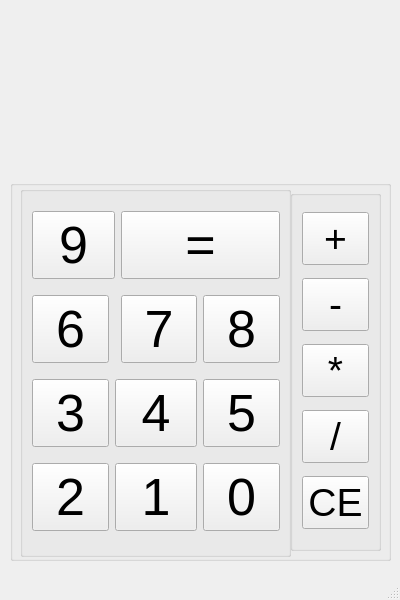
<?xml version="1.0" encoding="UTF-8"?>
<ui version="4.0">
 <class>MainWindow</class>
 <widget class="QMainWindow" name="MainWindow">
  <property name="geometry">
   <rect>
    <x>0</x>
    <y>0</y>
    <width>400</width>
    <height>600</height>
   </rect>
  </property>
  <property name="maximumSize">
   <size>
    <width>400</width>
    <height>600</height>
   </size>
  </property>
  <property name="windowTitle">
   <string>Calculator</string>
  </property>
  <widget class="QWidget" name="centralwidget">
   <widget class="QGroupBox" name="contol">
    <property name="geometry">
     <rect>
      <x>10</x>
      <y>180</y>
      <width>381</width>
      <height>381</height>
     </rect>
    </property>
    <property name="title">
     <string/>
    </property>
    <widget class="QGroupBox" name="symbol">
     <property name="geometry">
      <rect>
       <x>280</x>
       <y>10</y>
       <width>91</width>
       <height>361</height>
      </rect>
     </property>
     <property name="title">
      <string/>
     </property>
     <layout class="QVBoxLayout" name="verticalLayout">
      <item>
       <widget class="QPushButton" name="add">
        <property name="font">
         <font>
          <pointsize>29</pointsize>
         </font>
        </property>
        <property name="text">
         <string>+</string>
        </property>
       </widget>
      </item>
      <item>
       <widget class="QPushButton" name="min">
        <property name="font">
         <font>
          <pointsize>29</pointsize>
         </font>
        </property>
        <property name="text">
         <string>-</string>
        </property>
       </widget>
      </item>
      <item>
       <widget class="QPushButton" name="multi">
        <property name="font">
         <font>
          <pointsize>29</pointsize>
         </font>
        </property>
        <property name="text">
         <string>*</string>
        </property>
       </widget>
      </item>
      <item>
       <widget class="QPushButton" name="divide">
        <property name="font">
         <font>
          <pointsize>29</pointsize>
         </font>
        </property>
        <property name="text">
         <string>/</string>
        </property>
       </widget>
      </item>
      <item>
       <widget class="QPushButton" name="CE">
        <property name="font">
         <font>
          <pointsize>29</pointsize>
         </font>
        </property>
        <property name="text">
         <string>CE</string>
        </property>
       </widget>
      </item>
     </layout>
    </widget>
    <widget class="QGroupBox" name="num">
     <property name="geometry">
      <rect>
       <x>10</x>
       <y>6</y>
       <width>271</width>
       <height>371</height>
      </rect>
     </property>
     <property name="title">
      <string/>
     </property>
     <layout class="QGridLayout" name="gridLayout">
      <item row="0" column="0" colspan="2">
       <widget class="QPushButton" name="nine">
        <property name="font">
         <font>
          <pointsize>39</pointsize>
         </font>
        </property>
        <property name="text">
         <string>9</string>
        </property>
       </widget>
      </item>
      <item row="0" column="2" colspan="2">
       <widget class="QPushButton" name="equal">
        <property name="font">
         <font>
          <pointsize>39</pointsize>
         </font>
        </property>
        <property name="text">
         <string>=</string>
        </property>
       </widget>
      </item>
      <item row="1" column="0">
       <widget class="QPushButton" name="six">
        <property name="font">
         <font>
          <pointsize>39</pointsize>
         </font>
        </property>
        <property name="text">
         <string>6</string>
        </property>
       </widget>
      </item>
      <item row="1" column="2">
       <widget class="QPushButton" name="seven">
        <property name="font">
         <font>
          <pointsize>39</pointsize>
         </font>
        </property>
        <property name="text">
         <string>7</string>
        </property>
       </widget>
      </item>
      <item row="1" column="3">
       <widget class="QPushButton" name="eight">
        <property name="font">
         <font>
          <pointsize>39</pointsize>
         </font>
        </property>
        <property name="text">
         <string>8</string>
        </property>
       </widget>
      </item>
      <item row="2" column="0">
       <widget class="QPushButton" name="three">
        <property name="font">
         <font>
          <pointsize>39</pointsize>
         </font>
        </property>
        <property name="text">
         <string>3</string>
        </property>
       </widget>
      </item>
      <item row="2" column="1" colspan="2">
       <widget class="QPushButton" name="four">
        <property name="font">
         <font>
          <pointsize>39</pointsize>
         </font>
        </property>
        <property name="text">
         <string>4</string>
        </property>
       </widget>
      </item>
      <item row="2" column="3">
       <widget class="QPushButton" name="five">
        <property name="font">
         <font>
          <pointsize>39</pointsize>
         </font>
        </property>
        <property name="text">
         <string>5</string>
        </property>
       </widget>
      </item>
      <item row="3" column="0">
       <widget class="QPushButton" name="two">
        <property name="font">
         <font>
          <pointsize>39</pointsize>
         </font>
        </property>
        <property name="text">
         <string>2</string>
        </property>
       </widget>
      </item>
      <item row="3" column="1" colspan="2">
       <widget class="QPushButton" name="one">
        <property name="font">
         <font>
          <pointsize>39</pointsize>
         </font>
        </property>
        <property name="text">
         <string>1</string>
        </property>
       </widget>
      </item>
      <item row="3" column="3">
       <widget class="QPushButton" name="zero">
        <property name="font">
         <font>
          <pointsize>39</pointsize>
         </font>
        </property>
        <property name="text">
         <string>0</string>
        </property>
       </widget>
      </item>
     </layout>
    </widget>
   </widget>
   <widget class="QLabel" name="output">
    <property name="geometry">
     <rect>
      <x>20</x>
      <y>10</y>
      <width>361</width>
      <height>171</height>
     </rect>
    </property>
    <property name="font">
     <font>
      <pointsize>29</pointsize>
     </font>
    </property>
    <property name="autoFillBackground">
     <bool>true</bool>
    </property>
    <property name="styleSheet">
     <string notr="true">backgroun-color: rgb(73, 73, 73)</string>
    </property>
    <property name="text">
     <string/>
    </property>
   </widget>
  </widget>
  <widget class="QMenuBar" name="menubar">
   <property name="geometry">
    <rect>
     <x>0</x>
     <y>0</y>
     <width>400</width>
     <height>17</height>
    </rect>
   </property>
  </widget>
  <widget class="QStatusBar" name="statusbar"/>
 </widget>
 <resources/>
 <connections/>
</ui>
